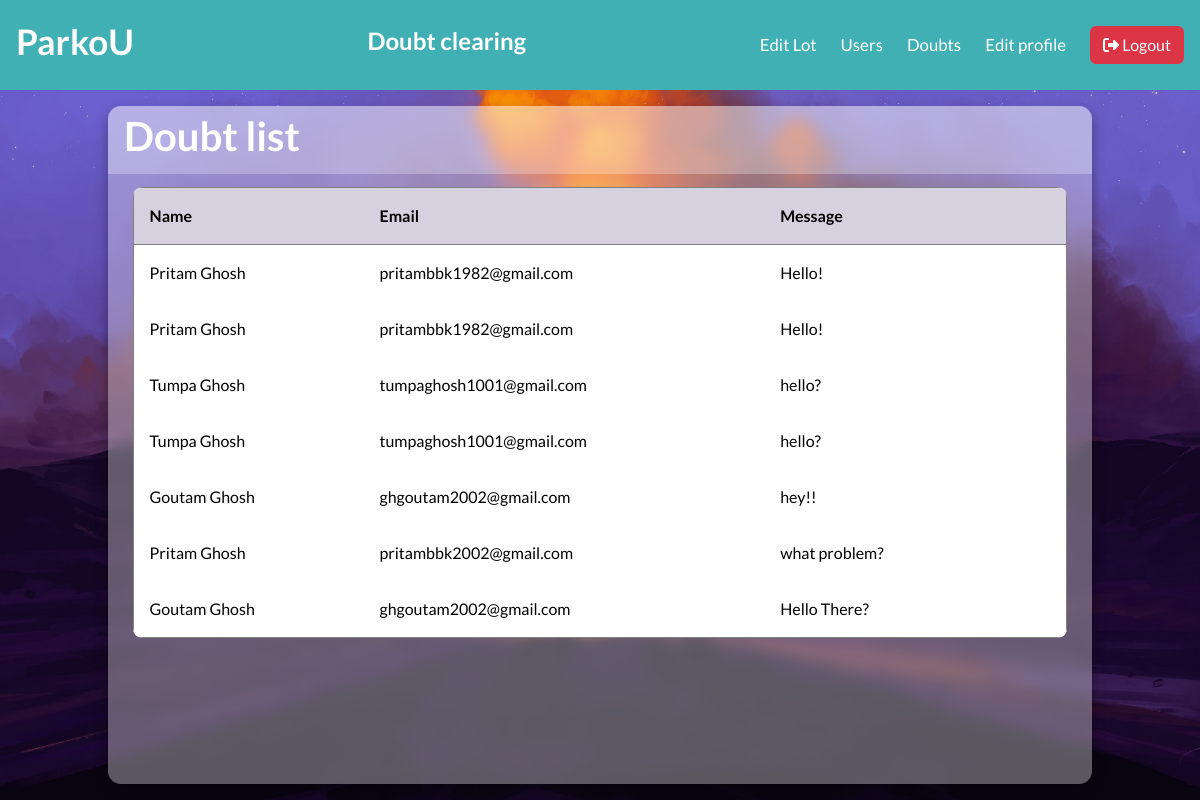
Page /admin/doubts (signed in) on the committed database.
### models/models.py (models this page shows)
class Doubt(db.Model):
    __tablename__ = "doubts"
    id = db.Column(db.Integer, primary_key = True)
    name = db.Column(db.String(128), nullable = False)
    email = db.Column(db.String(128), nullable = False)
    question = db.Column(db.String(512), nullable = False)

### controllers/routes.py (the view)
@app.route('/admin/doubts')
@admin_required
def doubt_page():
    doubts = Doubt.query.all()
    return render_template('/after_login_part/admin_side/doubt_page.html', doubts=doubts)

### controllers/routes.py (called while the page is built)
def admin_required(func):
    @wraps(func)
    def inner(*args,**kwargs):
        if "user_id" not in session:
            return redirect(url_for('login_page'))
        user=User.query.get(session['user_id'])
        if not user.is_admin:
            flash('You are not a authorized personel')
            return redirect(url_for('login_page'))
        return func(*args,**kwargs)
    return inner

### templates/after_login_part/admin_side/doubt_page.html (shortened to what this page needs)
{% extends "base.html" %}
{% block stylesheet %}
    <link rel="stylesheet" href="/static/css/after_login/admin_side/doubt_page.css">
{% endblock %}
{% block content %}
    <header class="header-content">
        <div class="brand">
            <h4>ParkoU</h4>
        </div>
        <div class="welcome-note">
            <h5>Doubt clearing</h5>
        </div>
        <nav class="navbar">
            <div class="nav-links">
                <a href="{{ url_for('admin_dashboard') }}" class="nav-link">Edit Lot</a>
                <a href="{{ url_for('user_details') }}" class="nav-link">Users</a>
                <a href="{{ url_for('doubt_page') }}" class="nav-link">Doubts</a>
                <a href="{{ url_for('edit_admin_profile') }}" class="nav-link">Edit profile</a>
                <a class="nav-link" href="{{ url_for('logout') }}">
                    <button type="button" id="btn-logout" class="btn btn-danger">
                        <i class="fa-solid fa-right-from-bracket"></i>
                        Logout
                    </button>
                </a>
            </div>
        </nav>
    </header>
    <main class="table" id="customers_table">
        <section class="table__header">
            <h1>Doubt list</h1>
        </section>
        <section class="table__body">
            <table border="1">
                <thead>
                    <tr>
                        <th> Name </th>
                        <th> Email </th>
                        <th> Message </th>
                    </tr>
                </thead>
                <tbody>
                    {% for doubt in doubts %}
                        <tr>
                        <td> {{ doubt.name }} </td>
                        <td> {{ doubt.email }} </td>
                        <td>
                            <div class="msg-doubt">
                                <div class="msg-data">
                                    {{ doubt.question }}
                                </div>
                            </div>
                        </td>
                        </tr>
                    {% else %}
                        <tr>
                        <td colspan="3"> No doubts found </td>
                        </tr>
                    {% endfor %}
                </tbody>
            </table>
        </section>
    </main>
{% endblock %}

### static/css/after_login/admin_side/doubt_page.css (style rules this page uses)
:root { --primary-color: #6366f1; --accent-color: #3f83f8; --text-color: #333; --link-color: #fff; --background-color: #40b0b4; --light-grey: #f0f0f0; --grey: #808080; --dark-grey: #555; }
* { margin: 0; padding: 0; box-sizing: border-box; font-family: "Lato", sans-serif; text-decoration: none; }
body { height: 100vh; text-align: center; }
.header-content { background-color: var(--background-color); display: flex; justify-content: space-between; align-items: center; padding: 1rem; position: relative; min-height: 90px; width: 100%; }
.welcome-note h5 { display: block; font-size: 1.5rem; font-weight: 600; color: var(--link-color); }
.brand h4 { font-size: 2.2rem; font-weight: 600; color: var(--link-color); }
.navbar { display: flex; align-items: center; gap: 1.5rem; position: relative; }
.nav-links { display: flex; align-items: center; gap: 1.5rem; }
.nav-link { color: var(--link-color); font-size: 1.05rem; font-weight: 500; }
body { min-height: 100vh; background: url("/static/images/html_table.jpg") center / cover; display: flex; justify-content: center; align-items: center; flex-direction: column; gap: 1rem; }
main.table { width: 82vw; height: 90vh; background-color: #fff5; backdrop-filter: blur(7px); box-shadow: 0 .4rem .8rem #0005; border-radius: .8rem; overflow: hidden; }
.table__header { width: 100%; height: 10%; background-color: #fff4; padding: .8rem 1rem; display: flex; justify-content: space-between; align-items: center; }
.table__header h1 { color: var(--link-color); font-weight: 600; }
.table__body { width: 95%; max-height: calc(89% - 1.6rem); background-color: #fffb; margin: .8rem auto; border-radius: .6rem; overflow: auto; overflow: overlay; }
table { width: 100%; }
table, th, td { border-collapse: collapse; padding: 1rem; text-align: left; }
thead th { position: sticky; top: 0; left: 0; background-color: #d5d1defe; cursor: pointer; text-transform: capitalize; }
.msg-doubt { display: flex; flex-wrap: wrap; justify-content: space-between; align-items: flex-start; }
.msg-data { max-width: 600px; }

### rows in the picture
Doubt: name "Pritam Ghosh", email "pritambbk1982@gmail.com", question "Hello!"
Doubt: name "Pritam Ghosh", email "pritambbk1982@gmail.com", question "Hello!"
Doubt: name "Tumpa Ghosh", email "tumpaghosh1001@gmail.com", question "hello?"
Doubt: name "Tumpa Ghosh", email "tumpaghosh1001@gmail.com", question "hello?"
Doubt: name "Goutam Ghosh", email "ghgoutam2002@gmail.com", question "hey!!"
Doubt: name "Pritam Ghosh", email "pritambbk2002@gmail.com", question "what problem?"
Doubt: name "Goutam Ghosh", email "ghgoutam2002@gmail.com", question "Hello There?"
